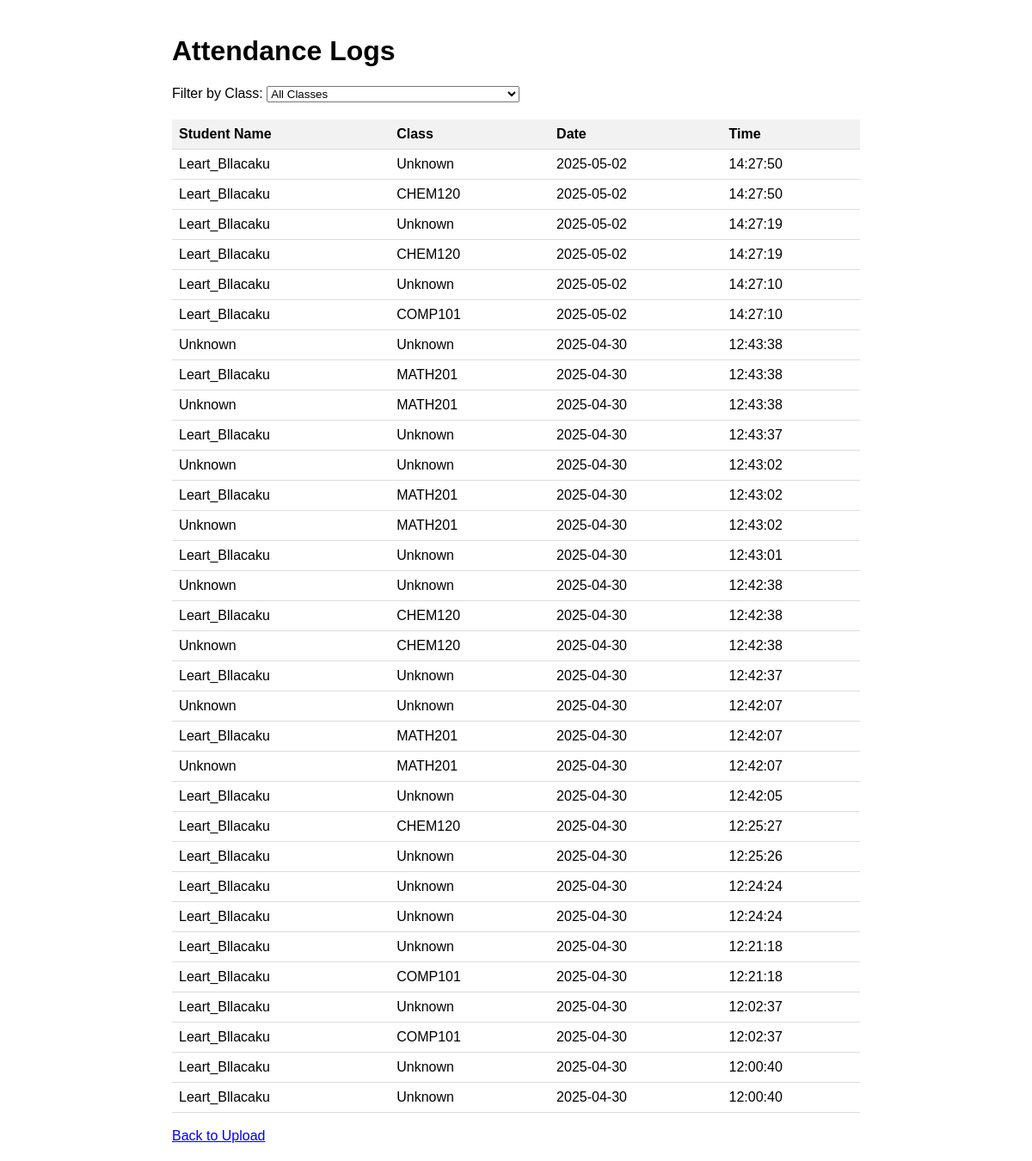
Page /logs on the committed database.
### tables this page shows
CREATE TABLE attendance (
        id INTEGER PRIMARY KEY AUTOINCREMENT,
        name TEXT NOT NULL,
        class_name TEXT NOT NULL,
        date TEXT NOT NULL,
        time TEXT NOT NULL
    );

### app.py (the view)
@app.route('/logs')
def logs():
    class_name = request.args.get('class_name')
    attendance = database.fetch_attendance(class_name)
    classes = database.get_classes()
    return render_template('logs.html', attendance=attendance, classes=classes, selected_class=class_name)

### database.py (called while the page is built)
def get_classes():
    return [(code, name) for code, name in CLASSES.items()]

def fetch_attendance(class_name=None):
    conn = sqlite3.connect(DB_FILE)
    cursor = conn.cursor()
    if class_name and class_name in CLASSES:
        cursor.execute('''
            SELECT name, class_name, date, time FROM attendance
            WHERE class_name = ?
            ORDER BY date DESC, time DESC
        ''', (class_name,))
    else:
        cursor.execute('''
            SELECT name, class_name, date, time FROM attendance
            ORDER BY date DESC, time DESC
        ''')
    attendance = cursor.fetchall()
    conn.close()
    return attendance

### templates/logs.html (shortened to what this page needs)
<!DOCTYPE html>
<html lang="en">
<head>
</head>
<body>
    <h1>Attendance Logs</h1>
    <form method="GET">
        <label for="class_filter">Filter by Class:</label>
        <select name="class_name" id="class_filter" onchange="this.form.submit()">
            <option value="">All Classes</option>
        </select>
    </form>
    <table>
        <tr>
            <th>Student Name</th>
            <th>Class</th>
            <th>Date</th>
            <th>Time</th>
        </tr>
        {% for row in attendance %}
        <tr>
            <td>{{ row[0] }}</td>
            <td>{{ row[1] }}</td>
            <td>{{ row[2] }}</td>
            <td>{{ row[3] }}</td>
        </tr>
        {% endfor %}
    </table>
    <br>
    <a href="/">Back to Upload</a>
</body>
</html>

### templates/logs.html (style rules this page uses)
body { font-family: Arial, sans-serif; max-width: 800px; margin: 0 auto; padding: 20px; }
table { width: 100%; border-collapse: collapse; margin-top: 20px; }
th, td { padding: 8px; text-align: left; border-bottom: 1px solid #ddd; }
th { background-color: #f2f2f2; }

### rows in the picture
attendance: name "Leart_Bllacaku", class_name "Unknown", date "2025-05-02", time "14:27:50"
attendance: name "Leart_Bllacaku", class_name "CHEM120", date "2025-05-02", time "14:27:50"
attendance: name "Leart_Bllacaku", class_name "Unknown", date "2025-05-02", time "14:27:19"
attendance: name "Leart_Bllacaku", class_name "CHEM120", date "2025-05-02", time "14:27:19"
attendance: name "Leart_Bllacaku", class_name "Unknown", date "2025-05-02", time "14:27:10"
attendance: name "Leart_Bllacaku", class_name "COMP101", date "2025-05-02", time "14:27:10"
attendance: name "Unknown", class_name "Unknown", date "2025-04-30", time "12:43:38"
attendance: name "Leart_Bllacaku", class_name "MATH201", date "2025-04-30", time "12:43:38"
attendance: name "Unknown", class_name "MATH201", date "2025-04-30", time "12:43:38"
attendance: name "Leart_Bllacaku", class_name "Unknown", date "2025-04-30", time "12:43:37"
attendance: name "Unknown", class_name "Unknown", date "2025-04-30", time "12:43:02"
attendance: name "Leart_Bllacaku", class_name "MATH201", date "2025-04-30", time "12:43:02"
attendance: name "Unknown", class_name "MATH201", date "2025-04-30", time "12:43:02"
attendance: name "Leart_Bllacaku", class_name "Unknown", date "2025-04-30", time "12:43:01"
attendance: name "Unknown", class_name "Unknown", date "2025-04-30", time "12:42:38"
attendance: name "Leart_Bllacaku", class_name "CHEM120", date "2025-04-30", time "12:42:38"
attendance: name "Unknown", class_name "CHEM120", date "2025-04-30", time "12:42:38"
attendance: name "Leart_Bllacaku", class_name "Unknown", date "2025-04-30", time "12:42:37"
attendance: name "Unknown", class_name "Unknown", date "2025-04-30", time "12:42:07"
attendance: name "Leart_Bllacaku", class_name "MATH201", date "2025-04-30", time "12:42:07"
attendance: name "Unknown", class_name "MATH201", date "2025-04-30", time "12:42:07"
attendance: name "Leart_Bllacaku", class_name "Unknown", date "2025-04-30", time "12:42:05"
attendance: name "Leart_Bllacaku", class_name "CHEM120", date "2025-04-30", time "12:25:27"
attendance: name "Leart_Bllacaku", class_name "Unknown", date "2025-04-30", time "12:25:26"
attendance: name "Leart_Bllacaku", class_name "Unknown", date "2025-04-30", time "12:24:24"
attendance: name "Leart_Bllacaku", class_name "Unknown", date "2025-04-30", time "12:24:24"
attendance: name "Leart_Bllacaku", class_name "Unknown", date "2025-04-30", time "12:21:18"
attendance: name "Leart_Bllacaku", class_name "COMP101", date "2025-04-30", time "12:21:18"
attendance: name "Leart_Bllacaku", class_name "Unknown", date "2025-04-30", time "12:02:37"
attendance: name "Leart_Bllacaku", class_name "COMP101", date "2025-04-30", time "12:02:37"
attendance: name "Leart_Bllacaku", class_name "Unknown", date "2025-04-30", time "12:00:40"
attendance: name "Leart_Bllacaku", class_name "Unknown", date "2025-04-30", time "12:00:40"
